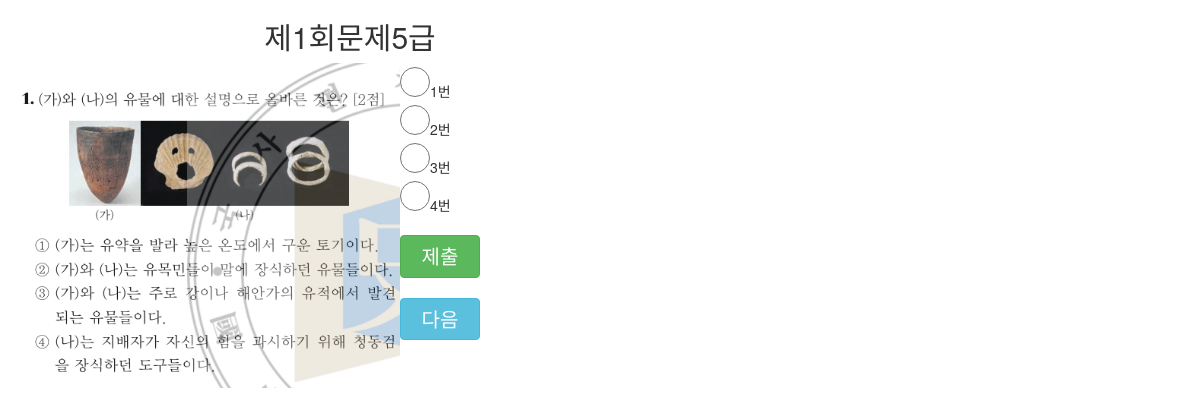
The page /korean_black_page/6/ on the database its author committed.
### Main/models.py (models this page shows)
class QuestionSet(models.Model):
    name = models.CharField(max_length=255)
    type = models.IntegerField()
    set_num = models.IntegerField()
    objects = QuestionSetManager()

class Question(models.Model):
    url = models.CharField(max_length=255)
    answer = models.IntegerField()
    correct = models.BooleanField()
    question_set = models.ForeignKey(QuestionSet)
    objects = QuestionManager()

### Main/views.py (the view)
# urls.py: url(r'^korean_black_page/(?P<set_id>\d+)/', korean_black_page, name='korean_black_page'),
def korean_black_page(request, set_id):
    questionset = QuestionSet.objects.filter(id=set_id)[0]
    questions = questionset.question_set.all()
    return render_to_response('korean_black_page.html', RequestContext(request, {'questions' : questions, 'questionset' : questionset}))

### templates/korean_black_page.html (shortened to what this page needs)
<!DOCTYPE html>
<html>
<head lang="en">
</head>
<link href="{{STATIC_URL}}bootstrap/css/bootstrap.min.css" rel="stylesheet" media="screen">
<body>
<div class="mainDiv">
    <div class="subDiv">
        <h2 style="text-align:center">{{ questionset.name }}</h2>
        {% for question in questions %}
            {% if forloop.counter0 == 0 %}
                <img src="{{ STATIC_URL }}{{question.question_set.name}}/{{ question.url }}.png" id="{{ question.id }}" class="img{{forloop.counter0}}">
            {% else %}
                <img src="{{ STATIC_URL }}{{question.question_set.name}}/{{ question.url }}.png" id="{{ question.id }}" class="img{{forloop.counter0}}">
            {% endif %}
        {% endfor %}
        <div class="mainAnswerDiv">
            <form>
                <div class="answerDiv"><input type="radio" name="answer" value="0" class="answer">1번</div>
                <div class="answerDiv"><input type="radio" name="answer" value="1" class="answer">2번</div>
                <div class="answerDiv"><input type="radio" name="answer" value="2" class="answer">3번</div>
                <div class="answerDiv"><input type="radio" name="answer" value="3" class="answer">4번</div>
                <button type="button" class="btn btn-success transbtn" onclick="javascript:checkAnswer();" style="margin-top:20px; width: 80px;font-size:20px;">제출</button>
                <button type="button" class="btn  btn-info transbtn" onclick="javascript:nextQuestion();" style="margin-top:20px; width: 80px;font-size:20px;">다음</button>
            </form>
        </div>
    </div>
</div>
</body>
</html>

### templates/korean_black_page.html (style rules this page uses)
@media screen and (min-width: 401px) { .answer { width : 30px; height : 30px; } }
@media screen and (min-width: 401px) { .mainDiv { width:700px; } }
@media screen and (min-width: 401px) { .subDiv { width:700px; float:left; } }
@media screen and (min-width: 401px) { img { float:left;max-width:400px;max-height:400px;display: none; } }
@media screen and (min-width: 401px) { .img0 { float:left;max-width:400px;max-height:400px;display: block; } }
@media screen and (min-width: 401px) { .mainAnswerDiv { float:left; width : 80px; height : 450px; } }

### rows shown on the page
QuestionSet: name "제1회문제5급"
Question: question_set.name (picture)
